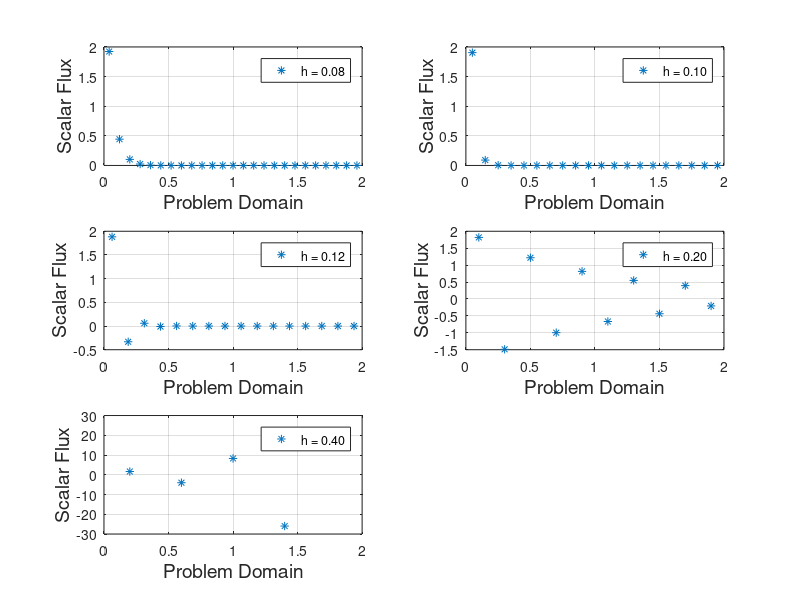
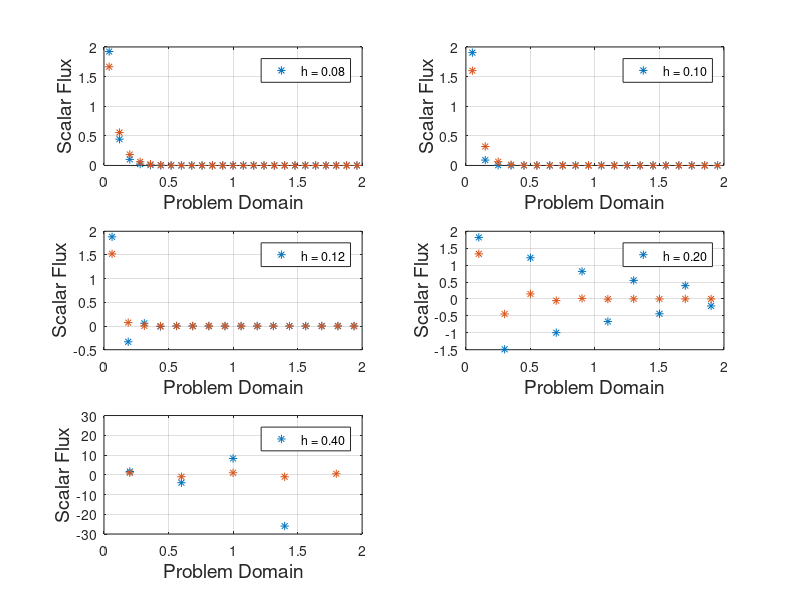
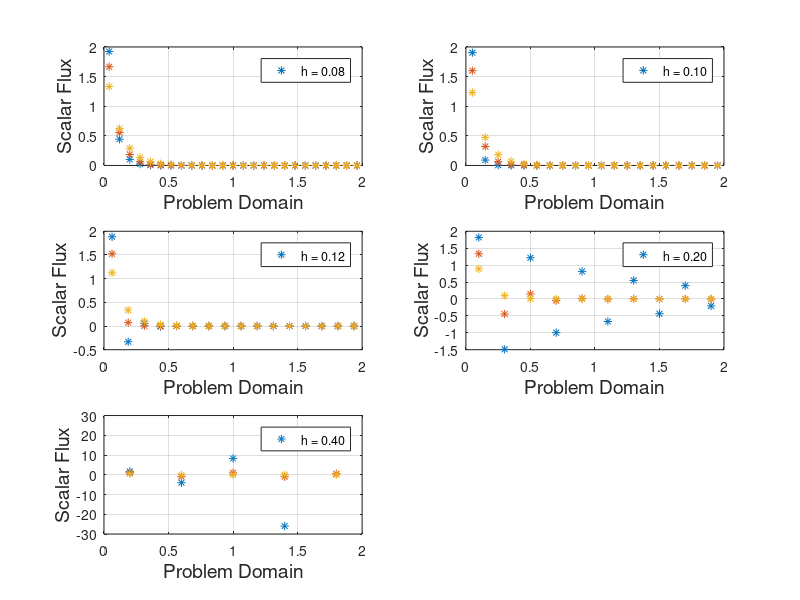
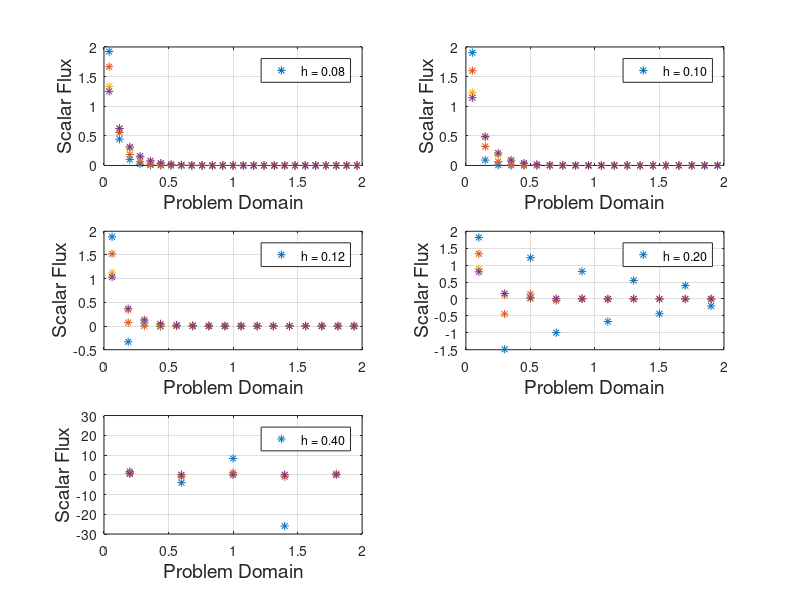

Recreate these plots in MATLAB, in order.
% HW4, Question 3
clear all

% logistical things
fontsize = 16;

% material data
mu = 0.1;
Et = 1.0;
Es = 0.0;

for alpha = [-0.9, -0.5, 0.25, 0.5, 0.9]
    plot_num = 1;
    
    if alpha < 0
        neg = 1;
    else
        neg = 2;
    end

    for h = [0.08, 0.10, 0.125, 0.20, 0.40]

        mesh = 0:h:2;
        elem_length = mesh(2);
        coordinates = 0:(elem_length / 2):2;

        q = 0.0 .* coordinates;

        if (elem_length > 2 * mu / Et)
            sprintf('Warning: Possibly negative flux!')
        end

        % initialize
        psi = zeros(1, length(coordinates));
        psi_n = zeros(1, length(coordinates));
        phi = zeros(1, length(coordinates(2:2:end)));

        psi(1) = 2.0; % incoming flux boundary condition

        % positive sweep
        i = 1;

        while i <= (length(coordinates) - 2)
            % compute cell-centered value
            psi(i + 1) = (q(i+1) + (2 / (1 + alpha)) * (abs(mu) * psi(i) ./ elem_length)) / (Et + (2 / (1 + alpha)) * abs(mu) / elem_length);

            % compute out-going value
            psi(i + 2) = (2 / (1 + alpha)) * psi(i + 1) - ((1 - alpha)/(1 + alpha)) * psi(i);

            % move to next cell
            i = i + 2;
        end

        % negative sweep - store the outgoing flux to apply periodic BC
        i = length(coordinates);
        psi_n(i) = psi(end);

        while i > 2

            % compute the cell-centered flux
            psi_n(i - 1) = (q(i-1) + (2/(1 - alpha)) * (mu * psi_n(i) / elem_length)) / (Et + 2 * mu / (elem_length * (1 - alpha)));

            % compute the outgoing face flux
            psi_n(i - 2) = (2 / (1 - alpha)) * psi_n(i-1) - ((1+alpha)/(1-alpha)) * psi_n(i);

            i = i - 2;
        end


        % plot the cell-centered values of angular flux
        % plot(coordinates(2:2:end), psi(2:2:end), '*', coordinates(2:2:end), psi_n(2:2:end), 'r*')
        % legend('Flux for Positive \mu', 'Flux for Negative \mu')
        % xlabel('Problem Domain', 'FontSize', fontsize)
        % ylabel('Cell-Centered Angular Flux', 'FontSize', fontsize)
        % saveas(gcf, 'AngularFluxh08', 'jpeg')
        % close all


        % apply "quadrature rule" to get scalar flux
        phi = psi(2:2:end) + psi_n(2:2:end); % equal weights of 1

        % plot the scalar flux for part a
        subplot(3, 2, plot_num)
        plot(coordinates(2:2:end), phi, '*')
        hold on
        grid on
        legend(sprintf('h = %.2f', h))
        xlabel('Problem Domain', 'FontSize', fontsize-2)
        ylabel('Scalar Flux', 'FontSize', fontsize-2)

        plot_num = plot_num + 1;
    end

    saveas(gcf, sprintf('ScalarFlux%i%i', neg, 100*alpha), 'jpeg')
    close all
end
